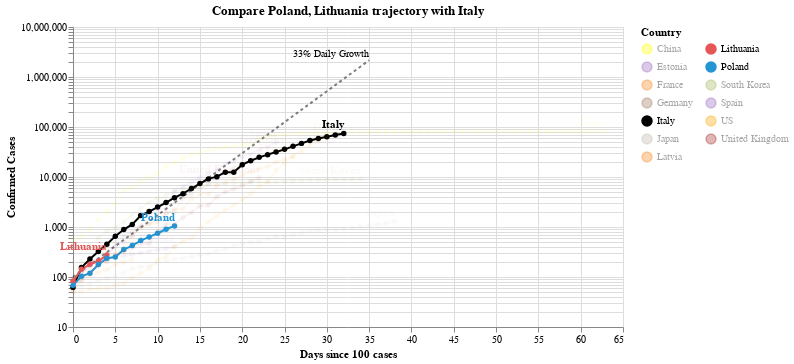

Notebook code cell kept with this figure:
### Code cell
#hide_input
chart2 = make_since_chart(['Poland', 'Lithuania'])
chart2

### Figure 1 — Vega-Lite specification as saved in the notebook (floating-point values rounded to 4 significant figures; data arrays with more than 128 entries replaced by an {"elided": "..."} marker saying what was removed)
{"config": {"view": {"continuousWidth": 400, "continuousHeight": 300}}, "layer": [{"mark": {"type": "line", "color": "black", "opacity": 0.5, "strokeDash": [3, 3]}, "encoding": {"x": {"type": "quantitative", "field": "Days since 100 cases"}, "y": {"type": "quantitative", "field": "Confirmed Cases"}}}, {"mark": {"type": "text", "align": "right", "dy": -6, "fontSize": 10, "text": "33% Daily Growth"}, "encoding": {"x": {"type": "quantitative", "field": "Days since 100 cases"}, "y": {"type": "quantitative", "field": "Confirmed Cases"}}, "transform": [{"filter": "(datum['Days since 100 cases'] >= 35)"}]}, {"data": {"name": "data-6abf75a8234813f234e6c8dc07815420"}, "mark": {"type": "line", "point": true}, "encoding": {"color": {"type": "nominal", "field": "Country", "legend": {"columns": 2}, "scale": {"domain": ["China", "Estonia", "France", "Germany", "Italy", "Japan", "Latvia", "Lithuania", "Poland", "South Korea", "Spain", "US", "United Kingdom"], "range": ["yellow", "#9467bd", "#F58518", "#9D755D", "black", "#C1B7AD", "#F58518", "#E45756", "#2495D3", "#A1BA59", "#9467bd", "orange", "brown"]}}, "opacity": {"condition": {"value": 1, "selection": "selector004"}, "value": 0.05}, "tooltip": [{"type": "nominal", "field": "Country"}, {"type": "temporal", "field": "Date"}, {"type": "quantitative", "field": "Confirmed Cases"}, {"type": "quantitative", "field": "Days since 100 cases"}], "x": {"type": "quantitative", "field": "Days since 100 cases"}, "y": {"type": "quantitative", "field": "Confirmed Cases", "scale": {"type": "log"}}}, "selection": {"selector004": {"type": "multi", "fields": ["Country"], "bind": "legend", "init": [{"Country": "Poland"}, {"Country": "Lithuania"}, {"Country": "Italy"}]}}, "width": 550}, {"data": {"name": "data-6abf75a8234813f234e6c8dc07815420"}, "mark": {"type": "text", "align": "right", "dy": -8, "fontWeight": "bold"}, "encoding": {"color": {"type": "nominal", "field": "Country", "legend": {"columns": 2}, "scale": {"domain": ["China", "Estonia", "France", "Germany", "Italy", "Japan", "Latvia", "Lithuania", "Poland", "South Korea", "Spain", "US", "United Kingdom"], "range": ["yellow", "#9467bd", "#F58518", "#9D755D", "black", "#C1B7AD", "#F58518", "#E45756", "#2495D3", "#A1BA59", "#9467bd", "orange", "brown"]}}, "opacity": {"condition": {"value": 1, "selection": "selector004"}, "value": 0.05}, "text": {"type": "nominal", "field": "Country"}, "tooltip": [{"type": "nominal", "field": "Country"}, {"type": "temporal", "field": "Date"}, {"type": "quantitative", "field": "Confirmed Cases"}, {"type": "quantitative", "field": "Days since 100 cases"}], "x": {"type": "quantitative", "field": "Days since 100 cases"}, "y": {"type": "quantitative", "field": "Confirmed Cases", "scale": {"type": "log"}}}, "transform": [{"filter": "(datum['Date'] >= 1585094400000)"}], "width": 550}], "data": {"name": "data-c1a3bbf4dd040f2e7e8e7a69520e3c2a"}, "title": "Compare Poland, Lithuania trajectory with Italy", "$schema": "https://vega.github.io/schema/vega-lite/v4.0.2.json", "datasets": {"data-c1a3bbf4dd040f2e7e8e7a69520e3c2a": [{"Days since 100 cases": 0, "Confirmed Cases": 100.0}, {"Days since 100 cases": 1, "Confirmed Cases": 133.0}, {"Days since 100 cases": 2, "Confirmed Cases": 176.9}, {"Days since 100 cases": 3, "Confirmed Cases": 235.3}, {"Days since 100 cases": 4, "Confirmed Cases": 312.9}, {"Days since 100 cases": 5, "Confirmed Cases": 416.2}, {"Days since 100 cases": 6, "Confirmed Cases": 553.5}, {"Days since 100 cases": 7, "Confirmed Cases": 736.1}, {"Days since 100 cases": 8, "Confirmed Cases": 979.1}, {"Days since 100 cases": 9, "Confirmed Cases": 1302.0}, {"Days since 100 cases": 10, "Confirmed Cases": 1732.0}, {"Days since 100 cases": 11, "Confirmed Cases": 2303.0}, {"Days since 100 cases": 12, "Confirmed Cases": 3064.0}, {"Days since 100 cases": 13, "Confirmed Cases": 4074.0}, {"Days since 100 cases": 14, "Confirmed Cases": 5419.0}, {"Days since 100 cases": 15, "Confirmed Cases": 7207.0}, {"Days since 100 cases": 16, "Confirmed Cases": 9586.0}, {"Days since 100 cases": 17, "Confirmed Cases": 12750.0}, {"Days since 100 cases": 18, "Confirmed Cases": 16960.0}, {"Days since 100 cases": 19, "Confirmed Cases": 22550.0}, {"Days since 100 cases": 20, "Confirmed Cases": 29990.0}, {"Days since 100 cases": 21, "Confirmed Cases": 39890.0}, {"Days since 100 cases": 22, "Confirmed Cases": 53060.0}, {"Days since 100 cases": 23, "Confirmed Cases": 70560.0}, {"Days since 100 cases": 24, "Confirmed Cases": 93850.0}, {"Days since 100 cases": 25, "Confirmed Cases": 124800.0}, {"Days since 100 cases": 26, "Confirmed Cases": 166000.0}, {"Days since 100 cases": 27, "Confirmed Cases": 220800.0}, {"Days since 100 cases": 28, "Confirmed Cases": 293700.0}, {"Days since 100 cases": 29, "Confirmed Cases": 390600.0}, {"Days since 100 cases": 30, "Confirmed Cases": 519500.0}, {"Days since 100 cases": 31, "Confirmed Cases": 690900.0}, {"Days since 100 cases": 32, "Confirmed Cases": 918900.0}, {"Days since 100 cases": 33, "Confirmed Cases": 1222000.0}, {"Days since 100 cases": 34, "Confirmed Cases": 1625000.0}, {"Days since 100 cases": 35, "Confirmed Cases": 2162000.0}], "data-6abf75a8234813f234e6c8dc07815420": {"elided": "342 records"}}}
